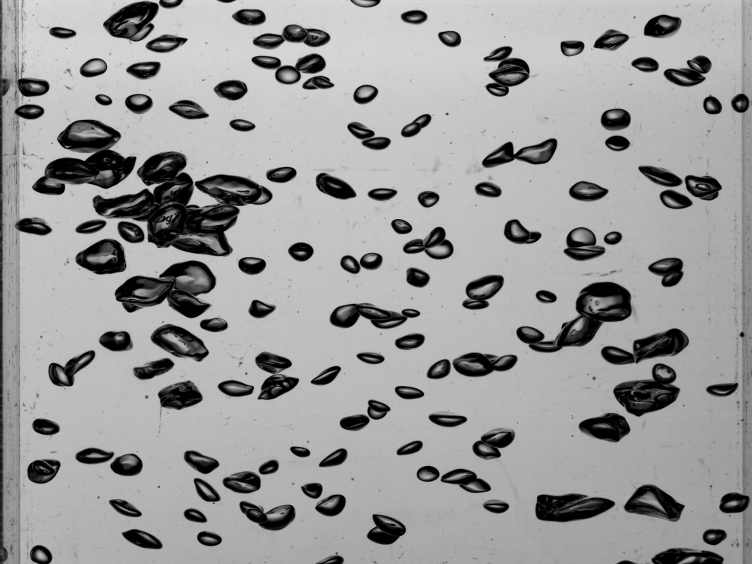
#> input picture examples/img/00000.jpg, 1504 x 1128 px (shown at 1/2 size)
$ python -i preprocessor.py   (imports and definitions only)
#> lines starting #> are read from the running program, lines starting #| are printed output that depends on the picture
#> further down, picture is the input picture: shape (1128, 1504, 3); min 0, max 222, mean 154.5
"""
Image Preprocessing Utilities for Bubble Detection.
Copied from research/startdist-data-preprocess.ipynb
"""
import cv2
import numpy as np
from PIL import Image


def load_image(path):
    """Load image as grayscale."""
    return cv2.imread(path, cv2.IMREAD_GRAYSCALE)


def load_flat_frame(path):
    """Load flatfield reference image."""
    return load_image(path)


# [19 lines left out: functions upscale_nearest, upscale_lanczos, downscale_nearest, not called in this run]


def apply_dog_cl(img, sigma1=1.0, sigma2=20.0, clahe_clip=None):
    """Apply Difference of Gaussians with optional CLAHE."""
#> called with sigma1 = 1, sigma2 = 20
    img_float = img.astype(np.float32)
    g1 = cv2.GaussianBlur(img_float, (0, 0), sigma1)
    g2 = cv2.GaussianBlur(img_float, (0, 0), sigma2)
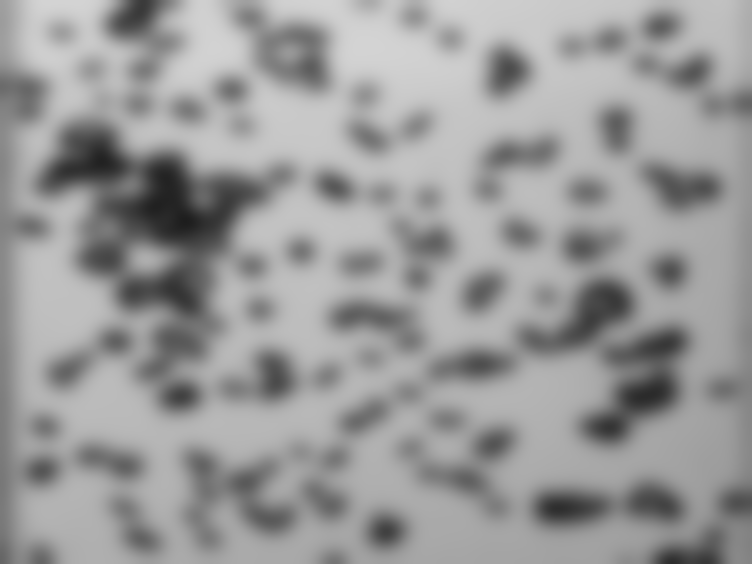
#> g2: shape (1128, 1504, 3) float32 (shown at 1/2 size); min 29.62, max 212, mean 154.6
    dog = g1 - g2
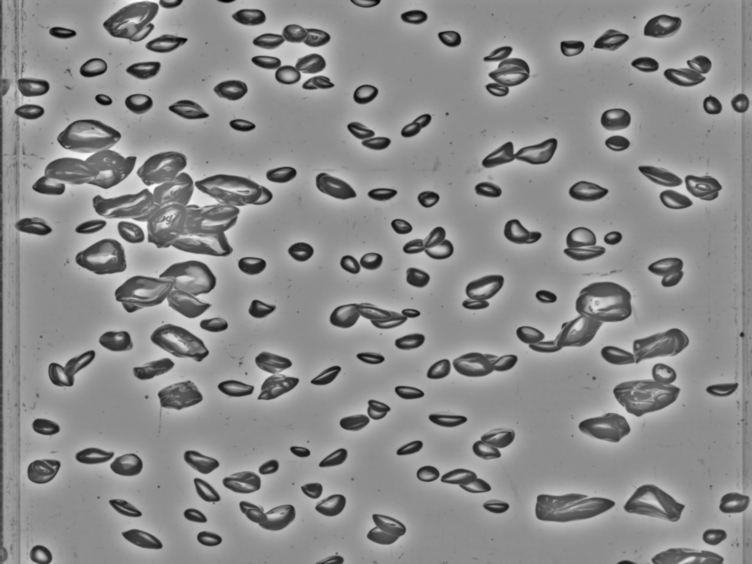
#> dog: shape (1128, 1504, 3) float32 (shown at 1/2 size); min -181.1, max 146, mean 0; drawn with min black and max white
    dog_norm = cv2.normalize(dog, None, 0, 255, cv2.NORM_MINMAX).astype(np.uint8)

    if clahe_clip is not None and clahe_clip > 0:
        clahe = cv2.createCLAHE(clipLimit=clahe_clip, tileGridSize=(8, 8))
        return clahe.apply(dog_norm)
    return dog_norm


# [185 lines left out: functions apply_flatfield, create_master_flat, smooth_flat_blur, smooth_flat_resize, generate_flat_frame, scale_stardist_results and 1 more, not called in this run]

>>> import cv2
>>> picture = cv2.imread('../../examples/img/00000.jpg')
>>> result = apply_dog_cl(picture)

$ run again, on examples/img/00001.jpg
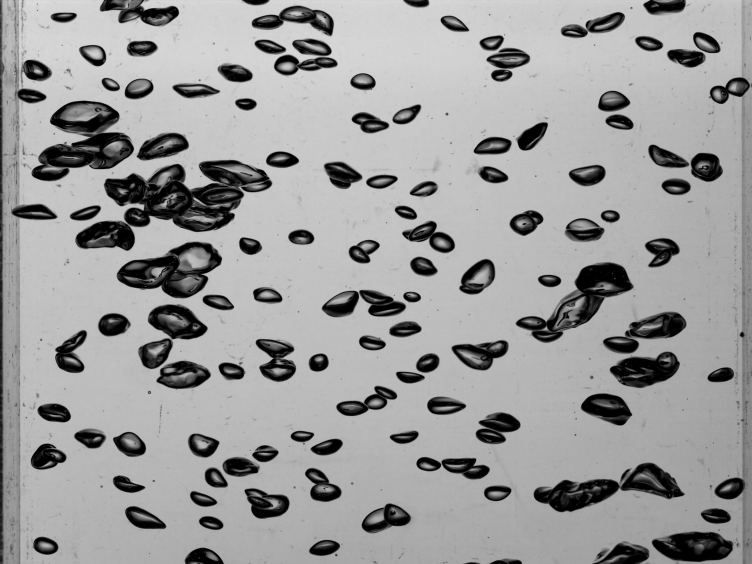
#> input picture examples/img/00001.jpg, 1504 x 1128 px (shown at 1/2 size)
#> picture is the input picture: shape (1128, 1504, 3); min 0, max 222, mean 155.1
#> in apply_dog_cl, `g2 = cv2.GaussianBlur(img_float, (0, 0), sigma2)`:
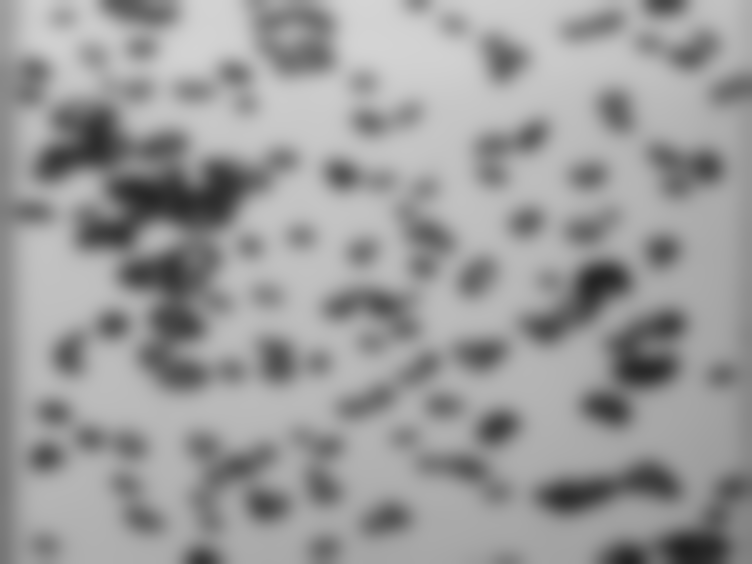
#> g2: shape (1128, 1504, 3) float32 (shown at 1/2 size); min 32.08, max 212.3, mean 155.2
#> in apply_dog_cl, `dog = g1 - g2`:
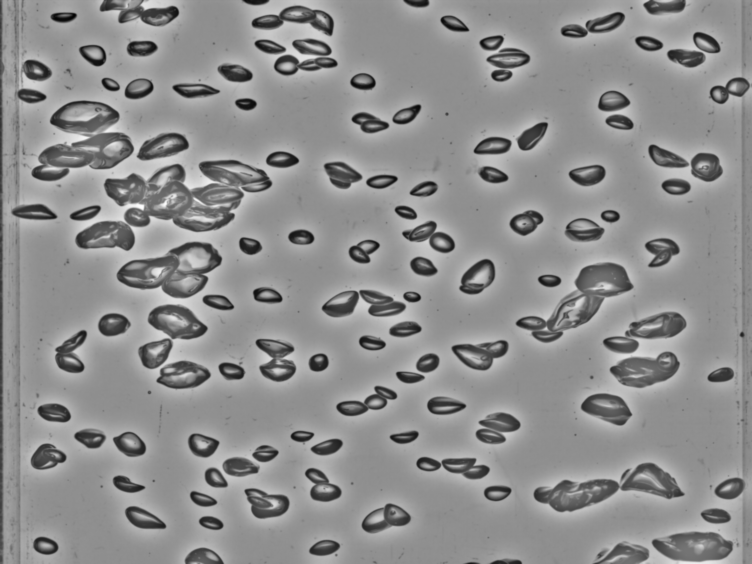
#> dog: shape (1128, 1504, 3) float32 (shown at 1/2 size); min -178.1, max 140.2, mean 0; drawn with min black and max white

$ run again, on examples/img/00002.jpg
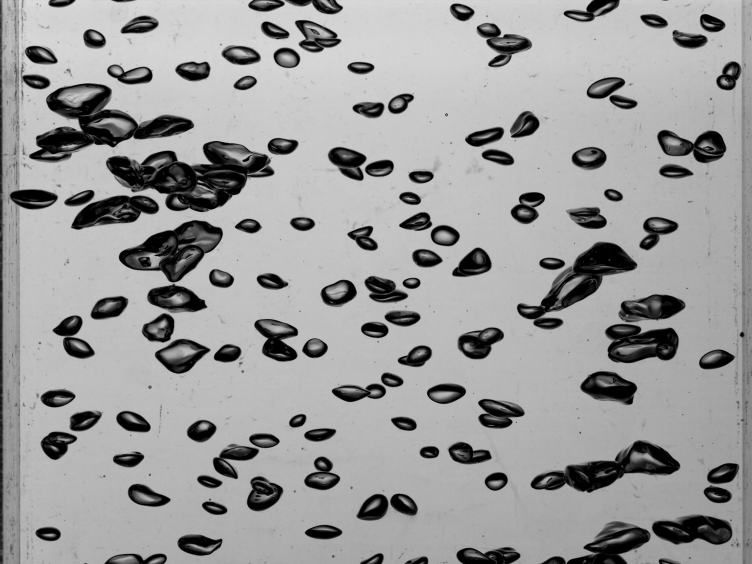
#> input picture examples/img/00002.jpg, 1504 x 1128 px (shown at 1/2 size)
#> picture is the input picture: shape (1128, 1504, 3); min 0, max 224, mean 154.8
#> in apply_dog_cl, `g2 = cv2.GaussianBlur(img_float, (0, 0), sigma2)`:
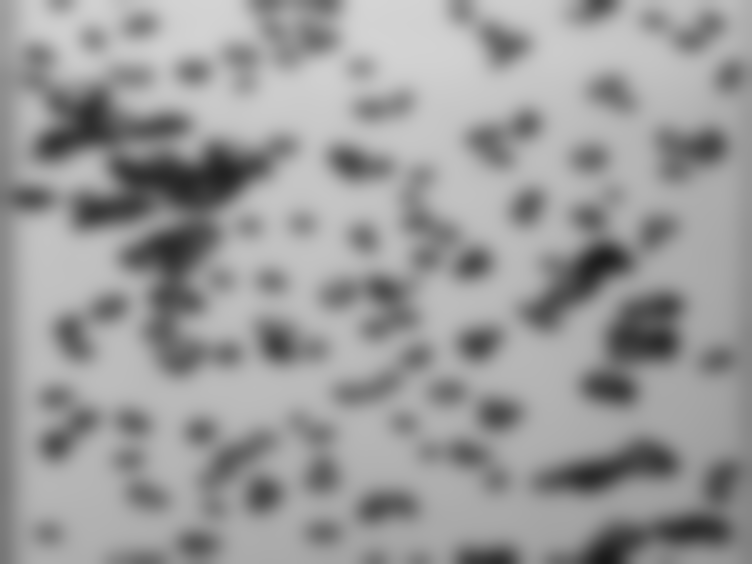
#> g2: shape (1128, 1504, 3) float32 (shown at 1/2 size); min 24.72, max 212.5, mean 154.9
#> in apply_dog_cl, `dog = g1 - g2`:
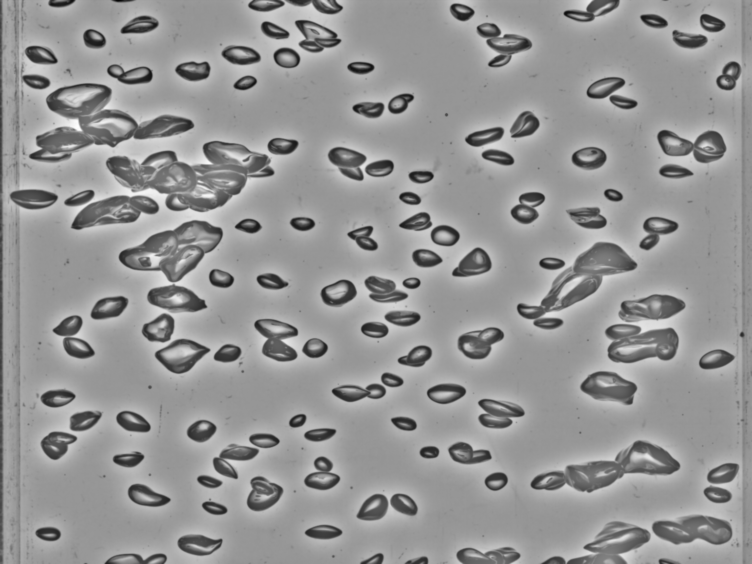
#> dog: shape (1128, 1504, 3) float32 (shown at 1/2 size); min -188.6, max 132.7, mean 0; drawn with min black and max white

$ run again, on examples/img/00003.jpg
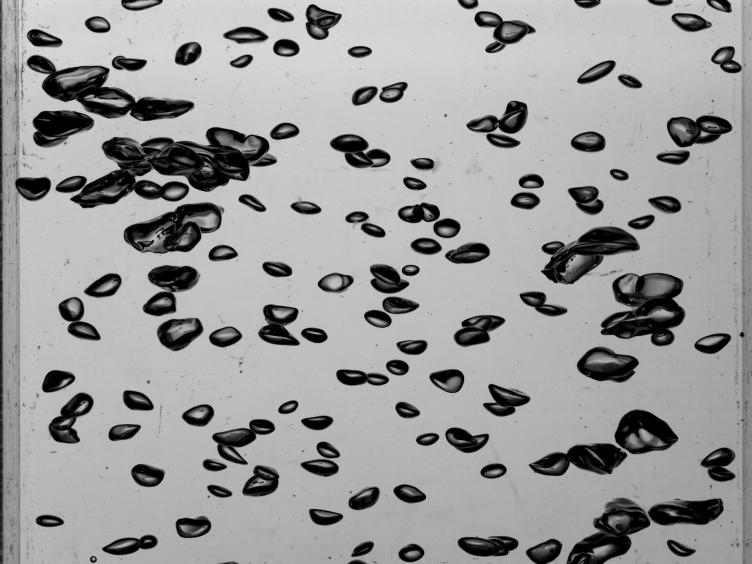
#> input picture examples/img/00003.jpg, 1504 x 1128 px (shown at 1/2 size)
#> picture is the input picture: shape (1128, 1504, 3); min 0, max 223, mean 154.4
#> in apply_dog_cl, `g2 = cv2.GaussianBlur(img_float, (0, 0), sigma2)`:
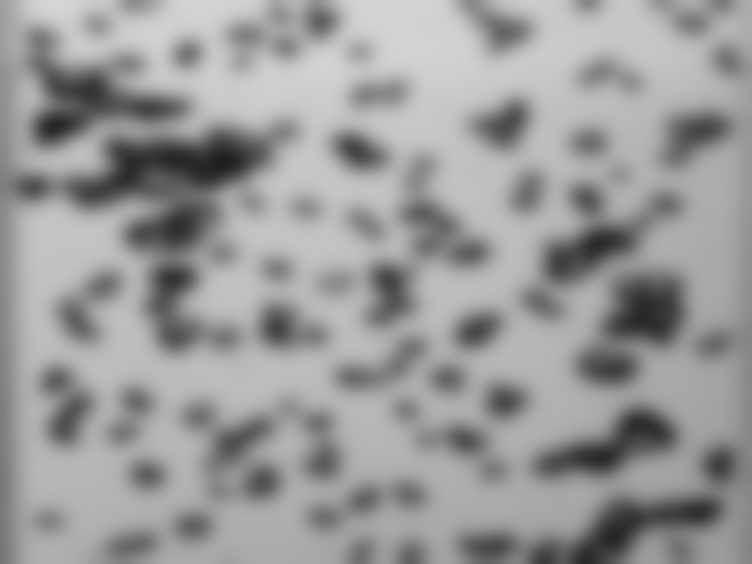
#> g2: shape (1128, 1504, 3) float32 (shown at 1/2 size); min 30.39, max 213.2, mean 154.5
#> in apply_dog_cl, `dog = g1 - g2`:
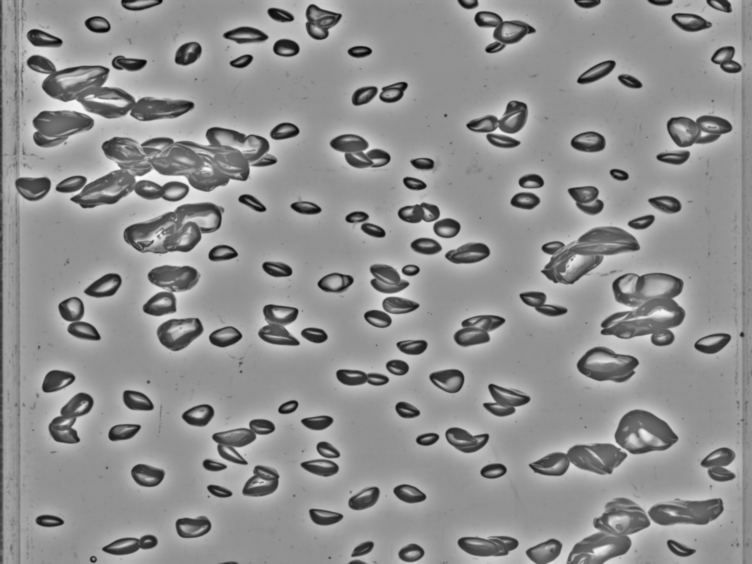
#> dog: shape (1128, 1504, 3) float32 (shown at 1/2 size); min -175.6, max 132.6, mean 0; drawn with min black and max white
